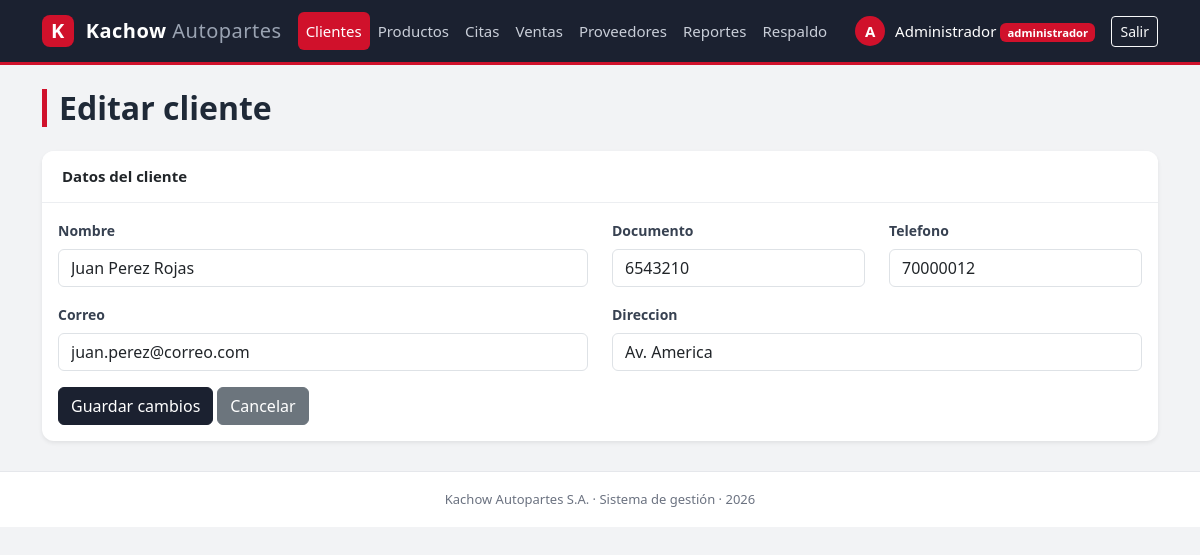
Page /clientes_editar.php?id=1 (signed in) on the committed database.
### tables this page shows
create table clientes (
    id int auto_increment primary key,
    nombre varchar(100) not null,
    documento varchar(20) not null,
    telefono varchar(20),
    correo varchar(100),
    direccion varchar(150)
);

### clientes_editar.php (the view, shortened to what this page needs)
<?php
    include("conexion.php");
    $id = intval($_GET['id']);
    $consulta = "select * from clientes where id=$id";
    $resultado = mysqli_query($conexion, $consulta);
    $cliente = mysqli_fetch_assoc($resultado);
    include("menu.php");
?>
    <h2 class="mb-4">Editar cliente</h2>
    <div class="card shadow-sm">
        <div class="card-header bg-white fw-bold">Datos del cliente</div>
        <div class="card-body">
            <form action="clientes_actualizar.php" method="POST">
                <div class="row">
                    <div class="col-md-6 mb-3">
                        <label class="form-label">Nombre</label>
                        <input type="text" name="nombre" class="form-control" maxlength="100"
                               value="<?php echo htmlspecialchars($cliente['nombre']); ?>" required>
                    </div>
                    <div class="col-md-3 mb-3">
                        <label class="form-label">Documento</label>
                        <input type="text" name="documento" class="form-control" maxlength="15"
                               pattern="[0-9]{5,15}" title="Solo numeros, entre 5 y 15"
                               value="<?php echo htmlspecialchars($cliente['documento']); ?>" required>
                    </div>
                    <div class="col-md-3 mb-3">
                        <label class="form-label">Telefono</label>
                        <input type="text" name="telefono" class="form-control" maxlength="8"
                               pattern="[0-9]{7,8}" title="7 u 8 numeros"
                               value="<?php echo htmlspecialchars($cliente['telefono']); ?>">
                    </div>
                    <div class="col-md-6 mb-3">
                        <label class="form-label">Correo</label>
                        <input type="email" name="correo" class="form-control" maxlength="100"
                               value="<?php echo htmlspecialchars($cliente['correo']); ?>">
                    </div>
                    <div class="col-md-6 mb-3">
                        <label class="form-label">Direccion</label>
                        <input type="text" name="direccion" class="form-control" maxlength="150"
                               value="<?php echo htmlspecialchars($cliente['direccion']); ?>">
                    </div>
                </div>
                <button type="submit" class="btn btn-primary">Guardar cambios</button>
                <a href="clientes.php" class="btn btn-secondary">Cancelar</a>
            </form>
        </div>
    </div>
<?php include("pie.php"); ?>

### estilos.css (style rules this page uses)
body { background-color: #f2f3f5; color: #1f2937; font-family: "Segoe UI", Roboto, "Helvetica Neue", Arial, sans-serif; font-size: 15px; }
.contenido h2 { font-weight: 700; border-left: 5px solid #d0112b; padding-left: 12px; }
.card { border: none; border-radius: 12px; margin-bottom: 20px; }
.card-header { padding: 14px 20px; border-bottom: 1px solid #eceef1; font-weight: 600; }
.card-header:first-child { border-radius: 12px 12px 0 0; }
.btn-primary { --bs-btn-bg: #1b2130; --bs-btn-border-color: #1b2130; --bs-btn-hover-bg: #d0112b; --bs-btn-hover-border-color: #d0112b; --bs-btn-active-bg: #a80d22; --bs-btn-active-border-color: #a80d22; }
.form-label { font-size: 14px; font-weight: 600; color: #374151; }

### rows in the picture
clientes: nombre "Juan Perez Rojas", documento "6543210", telefono "70000012", correo "juan.perez@correo.com", direccion "Av. America"

### other values in the picture
substr($_SESSION['nombre'], 0, 1) "A"
$_SESSION['nombre'] "Administrador"
$_SESSION['rol'] "administrador"
